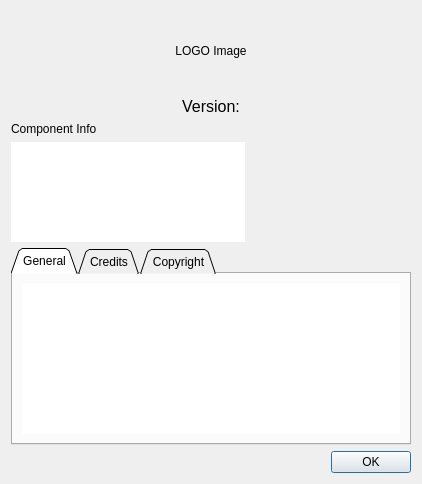
<ui version="4.0" >
 <class>AboutBox</class>
 <widget class="QDialog" name="AboutBox" >
  <property name="geometry" >
   <rect>
    <x>0</x>
    <y>0</y>
    <width>418</width>
    <height>484</height>
   </rect>
  </property>
  <property name="windowTitle" >
   <string>About</string>
  </property>
  <layout class="QVBoxLayout" name="verticalLayout" >
   <item>
    <widget class="QLabel" name="lblLogo" >
     <property name="minimumSize" >
      <size>
       <width>400</width>
       <height>80</height>
      </size>
     </property>
     <property name="frameShape" >
      <enum>QFrame::NoFrame</enum>
     </property>
     <property name="text" >
      <string>LOGO Image</string>
     </property>
     <property name="scaledContents" >
      <bool>true</bool>
     </property>
     <property name="alignment" >
      <set>Qt::AlignCenter</set>
     </property>
    </widget>
   </item>
   <item>
    <widget class="QLabel" name="lblVersion" >
     <property name="font" >
      <font>
       <pointsize>12</pointsize>
      </font>
     </property>
     <property name="text" >
      <string>Version:</string>
     </property>
     <property name="alignment" >
      <set>Qt::AlignCenter</set>
     </property>
    </widget>
   </item>
   <item>
    <widget class="QLabel" name="label_2" >
     <property name="text" >
      <string>Component Info</string>
     </property>
    </widget>
   </item>
   <item>
    <layout class="QHBoxLayout" >
     <item>
      <widget class="QListWidget" name="lstComponents" >
       <property name="minimumSize" >
        <size>
         <width>0</width>
         <height>100</height>
        </size>
       </property>
       <property name="maximumSize" >
        <size>
         <width>16777215</width>
         <height>100</height>
        </size>
       </property>
       <property name="frameShape" >
        <enum>QFrame::NoFrame</enum>
       </property>
       <property name="sortingEnabled" >
        <bool>true</bool>
       </property>
      </widget>
     </item>
     <item>
      <widget class="QLabel" name="lblLicensee" >
       <property name="sizePolicy" >
        <sizepolicy vsizetype="Preferred" hsizetype="Expanding" >
         <horstretch>0</horstretch>
         <verstretch>0</verstretch>
        </sizepolicy>
       </property>
       <property name="minimumSize" >
        <size>
         <width>160</width>
         <height>0</height>
        </size>
       </property>
       <property name="text" >
        <string/>
       </property>
       <property name="alignment" >
        <set>Qt::AlignJustify|Qt::AlignTop</set>
       </property>
       <property name="wordWrap" >
        <bool>true</bool>
       </property>
      </widget>
     </item>
    </layout>
   </item>
   <item>
    <widget class="QTabWidget" name="componentInfoTabWidget" >
     <property name="tabPosition" >
      <enum>QTabWidget::North</enum>
     </property>
     <property name="tabShape" >
      <enum>QTabWidget::Triangular</enum>
     </property>
     <property name="currentIndex" >
      <number>0</number>
     </property>
     <widget class="QWidget" name="tabGeneral" >
      <property name="geometry" >
       <rect>
        <x>0</x>
        <y>0</y>
        <width>396</width>
        <height>176</height>
       </rect>
      </property>
      <attribute name="title" >
       <string>General</string>
      </attribute>
      <layout class="QVBoxLayout" >
       <item>
        <widget class="QTextEdit" name="txtGeneral" >
         <property name="frameShape" >
          <enum>QFrame::NoFrame</enum>
         </property>
         <property name="readOnly" >
          <bool>true</bool>
         </property>
        </widget>
       </item>
      </layout>
     </widget>
     <widget class="QWidget" name="tabAuthorsAndCredits" >
      <property name="geometry" >
       <rect>
        <x>8</x>
        <y>46</y>
        <width>394</width>
        <height>174</height>
       </rect>
      </property>
      <attribute name="title" >
       <string>Credits</string>
      </attribute>
      <layout class="QVBoxLayout" >
       <item>
        <widget class="QTextEdit" name="txtCredits" >
         <property name="frameShape" >
          <enum>QFrame::NoFrame</enum>
         </property>
         <property name="readOnly" >
          <bool>true</bool>
         </property>
        </widget>
       </item>
      </layout>
     </widget>
     <widget class="QWidget" name="tabCopyright" >
      <property name="geometry" >
       <rect>
        <x>8</x>
        <y>46</y>
        <width>394</width>
        <height>174</height>
       </rect>
      </property>
      <attribute name="title" >
       <string>Copyright</string>
      </attribute>
      <layout class="QVBoxLayout" >
       <item>
        <widget class="QTextEdit" name="txtCopyright" >
         <property name="frameShape" >
          <enum>QFrame::NoFrame</enum>
         </property>
         <property name="readOnly" >
          <bool>true</bool>
         </property>
        </widget>
       </item>
      </layout>
     </widget>
    </widget>
   </item>
   <item>
    <widget class="QDialogButtonBox" name="buttonBox" >
     <property name="orientation" >
      <enum>Qt::Horizontal</enum>
     </property>
     <property name="standardButtons" >
      <set>QDialogButtonBox::Ok</set>
     </property>
    </widget>
   </item>
  </layout>
 </widget>
 <resources/>
 <connections>
  <connection>
   <sender>buttonBox</sender>
   <signal>accepted()</signal>
   <receiver>AboutBox</receiver>
   <slot>accept()</slot>
   <hints>
    <hint type="sourcelabel" >
     <x>248</x>
     <y>254</y>
    </hint>
    <hint type="destinationlabel" >
     <x>157</x>
     <y>274</y>
    </hint>
   </hints>
  </connection>
  <connection>
   <sender>buttonBox</sender>
   <signal>rejected()</signal>
   <receiver>AboutBox</receiver>
   <slot>reject()</slot>
   <hints>
    <hint type="sourcelabel" >
     <x>316</x>
     <y>260</y>
    </hint>
    <hint type="destinationlabel" >
     <x>286</x>
     <y>274</y>
    </hint>
   </hints>
  </connection>
 </connections>
</ui>
